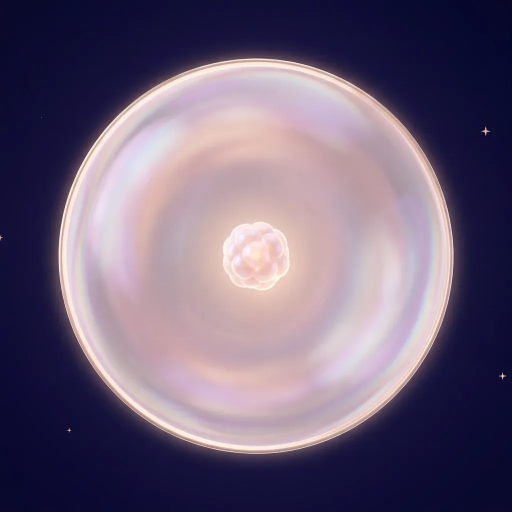
#> input picture src/assets/foetus/sa-04.webp, 1024 x 1024 px (shown at 1/2 size)
$ python site-icons.py ../../src/assets/foetus/sa-04.webp ../../src/assets/foetus/sa-05.webp
#> lines starting #> are read from the running program, lines starting #| are printed output that depends on the picture
"""Icônes du site HOMI à partir du logo « noir sur blanc » (1024 px) : favicon.ico (16/32/48), icon-32.png,
apple-touch-icon.png (180, fond blanc plein comme iOS l'exige), icon-512.png. Usage : site-icons.py <logo.png> <dist>"""
import sys, os
from PIL import Image
src, dist = sys.argv[1], sys.argv[2]
im = Image.open(src).convert('RGB')
#> im is the input picture: PIL image 1024x1024 RGB; mean R, G, B 108.9, 95.6, 119
im.resize((180, 180), Image.LANCZOS).save(os.path.join(dist, 'apple-touch-icon.png'), optimize=True)
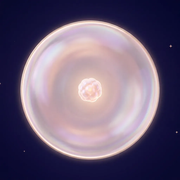
#> saved as apple-touch-icon.png: PIL image 180x180 RGB; mean R, G, B 108.9, 95.6, 119
im.resize((512, 512), Image.LANCZOS).save(os.path.join(dist, 'icon-512.png'), optimize=True)
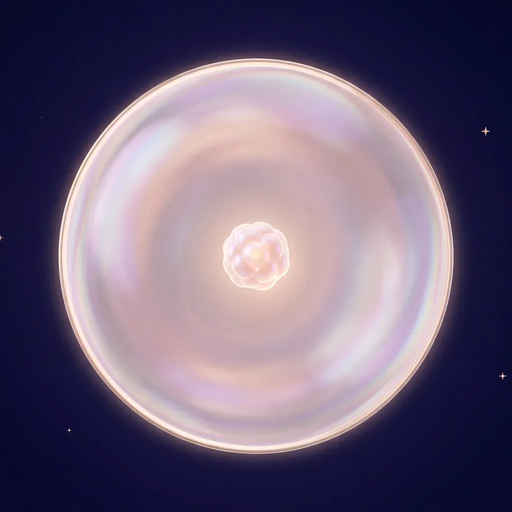
#> saved as icon-512.png: PIL image 512x512 RGB; mean R, G, B 108.9, 95.6, 119
im.resize((32, 32), Image.LANCZOS).save(os.path.join(dist, 'icon-32.png'), optimize=True)
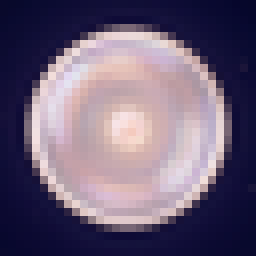
#> saved as icon-32.png: PIL image 32x32 RGB (shown 8 times larger); mean R, G, B 108.9, 95.6, 119
im.save(os.path.join(dist, 'favicon.ico'), sizes=[(16, 16), (32, 32), (48, 48)])
print('icônes du site : favicon.ico, icon-32.png, apple-touch-icon.png, icon-512.png')
